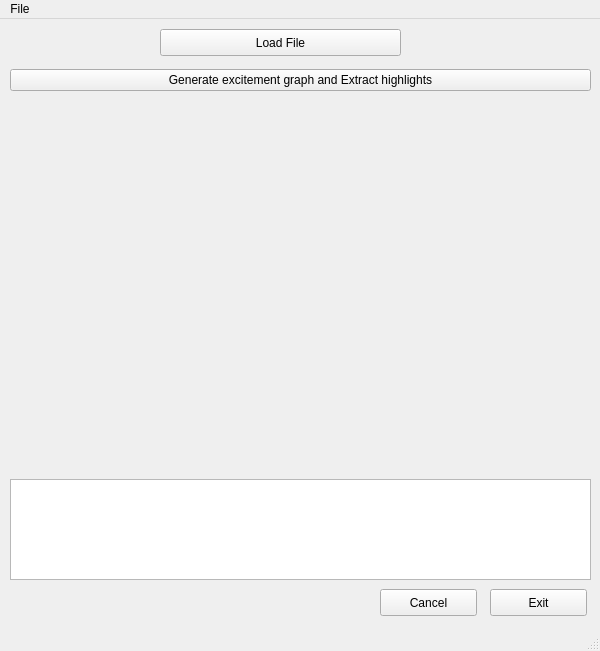
<?xml version="1.0" encoding="UTF-8"?>
<ui version="4.0">
 <class>MainWindow</class>
 <widget class="QMainWindow" name="MainWindow">
  <property name="geometry">
   <rect>
    <x>0</x>
    <y>0</y>
    <width>600</width>
    <height>651</height>
   </rect>
  </property>
  <property name="windowTitle">
   <string>ExCCitement Extractor</string>
  </property>
  <widget class="QWidget" name="centralwidget">
   <widget class="QTextEdit" name="textandstuff">
    <property name="geometry">
     <rect>
      <x>10</x>
      <y>460</y>
      <width>581</width>
      <height>101</height>
     </rect>
    </property>
    <property name="focusPolicy">
     <enum>Qt::NoFocus</enum>
    </property>
   </widget>
   <widget class="QPushButton" name="butCancel">
    <property name="geometry">
     <rect>
      <x>380</x>
      <y>570</y>
      <width>97</width>
      <height>27</height>
     </rect>
    </property>
    <property name="text">
     <string>Cancel</string>
    </property>
   </widget>
   <widget class="QWidget" name="verticalLayoutWidget">
    <property name="geometry">
     <rect>
      <x>10</x>
      <y>50</y>
      <width>581</width>
      <height>401</height>
     </rect>
    </property>
    <layout class="QVBoxLayout" name="verticalLayout_2">
     <item>
      <widget class="QPushButton" name="butGenGraph">
       <property name="text">
        <string>Generate excitement graph and Extract highlights</string>
       </property>
      </widget>
     </item>
     <item>
      <widget class="QLabel" name="label">
       <property name="focusPolicy">
        <enum>Qt::WheelFocus</enum>
       </property>
       <property name="autoFillBackground">
        <bool>false</bool>
       </property>
       <property name="styleSheet">
        <string notr="true"/>
       </property>
       <property name="text">
        <string/>
       </property>
       <property name="textFormat">
        <enum>Qt::AutoText</enum>
       </property>
       <property name="scaledContents">
        <bool>false</bool>
       </property>
      </widget>
     </item>
    </layout>
   </widget>
   <widget class="QPushButton" name="butLoadFile">
    <property name="geometry">
     <rect>
      <x>160</x>
      <y>10</y>
      <width>241</width>
      <height>27</height>
     </rect>
    </property>
    <property name="text">
     <string>Load File</string>
    </property>
   </widget>
   <widget class="QPushButton" name="buExit">
    <property name="geometry">
     <rect>
      <x>490</x>
      <y>570</y>
      <width>97</width>
      <height>27</height>
     </rect>
    </property>
    <property name="text">
     <string>Exit</string>
    </property>
   </widget>
  </widget>
  <widget class="QMenuBar" name="menubar">
   <property name="geometry">
    <rect>
     <x>0</x>
     <y>0</y>
     <width>600</width>
     <height>25</height>
    </rect>
   </property>
   <widget class="QMenu" name="menuFile">
    <property name="title">
     <string>File</string>
    </property>
    <addaction name="actionLoad"/>
    <addaction name="actionExit"/>
   </widget>
   <addaction name="menuFile"/>
  </widget>
  <widget class="QStatusBar" name="statusbar"/>
  <action name="actionLoad">
   <property name="text">
    <string>Load</string>
   </property>
  </action>
  <action name="actionExit">
   <property name="text">
    <string>Exit</string>
   </property>
  </action>
 </widget>
 <resources/>
 <connections/>
</ui>
